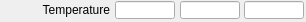
   <widget class="caFrame" name="caFrame_42">
    <property name="geometry">
     <rect>
      <x>32</x>
      <y>545</y>
      <width>306</width>
      <height>22</height>
     </rect>
    </property>
    <widget class="caLabel" name="caLabel_47">
     <property name="geometry">
      <rect>
       <x>0</x>
       <y>0</y>
       <width>110</width>
       <height>20</height>
      </rect>
     </property>
     <property name="frameShape">
      <enum>QFrame::NoFrame</enum>
     </property>
     <property name="text">
      <string>Temperature</string>
     </property>
     <property name="alignment">
      <set>Qt::AlignAbsolute|Qt::AlignRight|Qt::AlignTrailing|Qt::AlignVCenter</set>
     </property>
     <property name="fontScaleMode">
      <enum>ESimpleLabel::Height</enum>
     </property>
     <property name="foreground">
      <color>
       <red>0</red>
       <green>0</green>
       <blue>0</blue>
      </color>
     </property>
     <property name="background">
      <color alpha="0">
       <red>0</red>
       <green>0</green>
       <blue>0</blue>
      </color>
     </property>
    </widget>
    <widget class="caLineEdit" name="caLineEdit_27">
     <property name="geometry">
      <rect>
       <x>115</x>
       <y>1</y>
       <width>60</width>
       <height>18</height>
      </rect>
     </property>
     <property name="alignment">
      <set>Qt::AlignAbsolute|Qt::AlignCenter|Qt::AlignHCenter|Qt::AlignVCenter</set>
     </property>
     <property name="channel" stdset="0">
      <string>$(P)$(R)Temp0_RBV</string>
     </property>
     <property name="foreground">
      <color>
       <red>10</red>
       <green>0</green>
       <blue>184</blue>
      </color>
     </property>
     <property name="background">
      <color>
       <red>187</red>
       <green>187</green>
       <blue>187</blue>
      </color>
     </property>
     <property name="colorMode">
      <enum>caLineEdit::Static</enum>
     </property>
     <property name="precisionMode">
      <enum>caLineEdit::Channel</enum>
     </property>
     <property name="limitsMode">
      <enum>caLineEdit::Channel</enum>
     </property>
     <property name="maxValue">
      <double>1.000000000000000</double>
     </property>
     <property name="minValue">
      <double>0.000000000000000</double>
     </property>
     <property name="fontScaleMode" stdset="0">
      <enum>caLineEdit::Height</enum>
     </property>
     <property name="formatType">
      <enum>caLineEdit::decimal</enum>
     </property>
    </widget>
    <widget class="caLineEdit" name="caLineEdit_28">
     <property name="geometry">
      <rect>
       <x>180</x>
       <y>1</y>
       <width>60</width>
       <height>18</height>
      </rect>
     </property>
     <property name="alignment">
      <set>Qt::AlignAbsolute|Qt::AlignCenter|Qt::AlignHCenter|Qt::AlignVCenter</set>
     </property>
     <property name="channel" stdset="0">
      <string>$(P)$(R)Temp1_RBV</string>
     </property>
     <property name="foreground">
      <color>
       <red>10</red>
       <green>0</green>
       <blue>184</blue>
      </color>
     </property>
     <property name="background">
      <color>
       <red>187</red>
       <green>187</green>
       <blue>187</blue>
      </color>
     </property>
     <property name="colorMode">
      <enum>caLineEdit::Static</enum>
     </property>
     <property name="precisionMode">
      <enum>caLineEdit::Channel</enum>
     </property>
     <property name="limitsMode">
      <enum>caLineEdit::Channel</enum>
     </property>
     <property name="maxValue">
      <double>1.000000000000000</double>
     </property>
     <property name="minValue">
      <double>0.000000000000000</double>
     </property>
     <property name="fontScaleMode" stdset="0">
      <enum>caLineEdit::Height</enum>
     </property>
     <property name="formatType">
      <enum>caLineEdit::decimal</enum>
     </property>
    </widget>
    <widget class="caLineEdit" name="caLineEdit_29">
     <property name="geometry">
      <rect>
       <x>244</x>
       <y>1</y>
       <width>60</width>
       <height>18</height>
      </rect>
     </property>
     <property name="alignment">
      <set>Qt::AlignAbsolute|Qt::AlignCenter|Qt::AlignHCenter|Qt::AlignVCenter</set>
     </property>
     <property name="channel" stdset="0">
      <string>$(P)$(R)Temp2_RBV</string>
     </property>
     <property name="foreground">
      <color>
       <red>10</red>
       <green>0</green>
       <blue>184</blue>
      </color>
     </property>
     <property name="background">
      <color>
       <red>187</red>
       <green>187</green>
       <blue>187</blue>
      </color>
     </property>
     <property name="colorMode">
      <enum>caLineEdit::Static</enum>
     </property>
     <property name="precisionMode">
      <enum>caLineEdit::Channel</enum>
     </property>
     <property name="limitsMode">
      <enum>caLineEdit::Channel</enum>
     </property>
     <property name="maxValue">
      <double>1.000000000000000</double>
     </property>
     <property name="minValue">
      <double>0.000000000000000</double>
     </property>
     <property name="fontScaleMode" stdset="0">
      <enum>caLineEdit::Height</enum>
     </property>
     <property name="formatType">
      <enum>caLineEdit::decimal</enum>
     </property>
    </widget>
   </widget>
